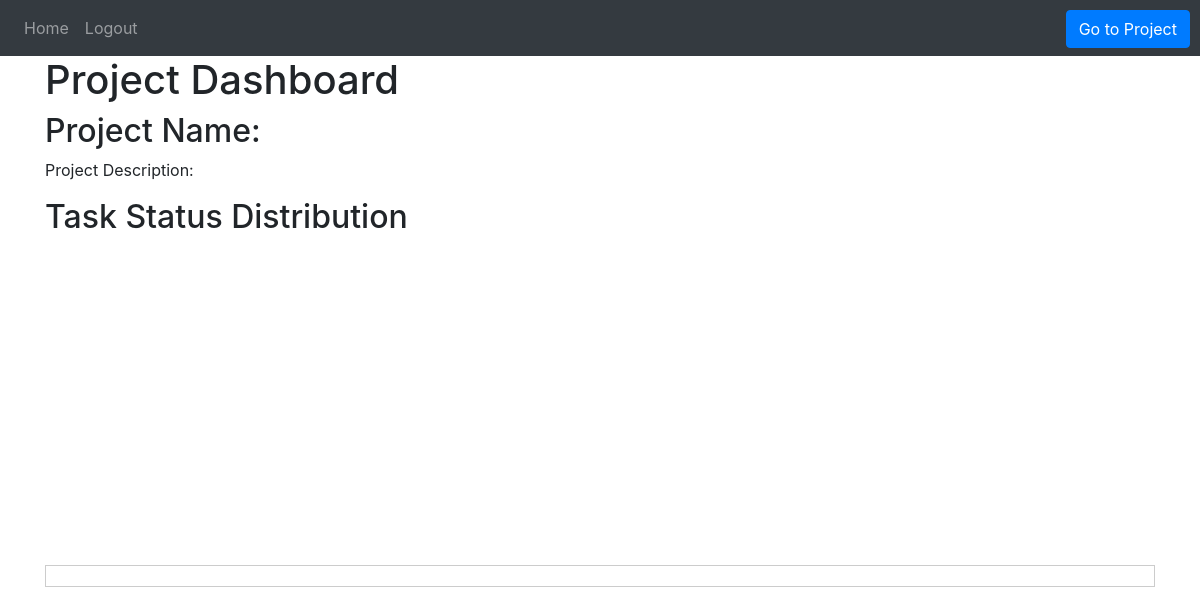
The page /dashboard?project_id=10 (signed in) on the database as committed earlier.
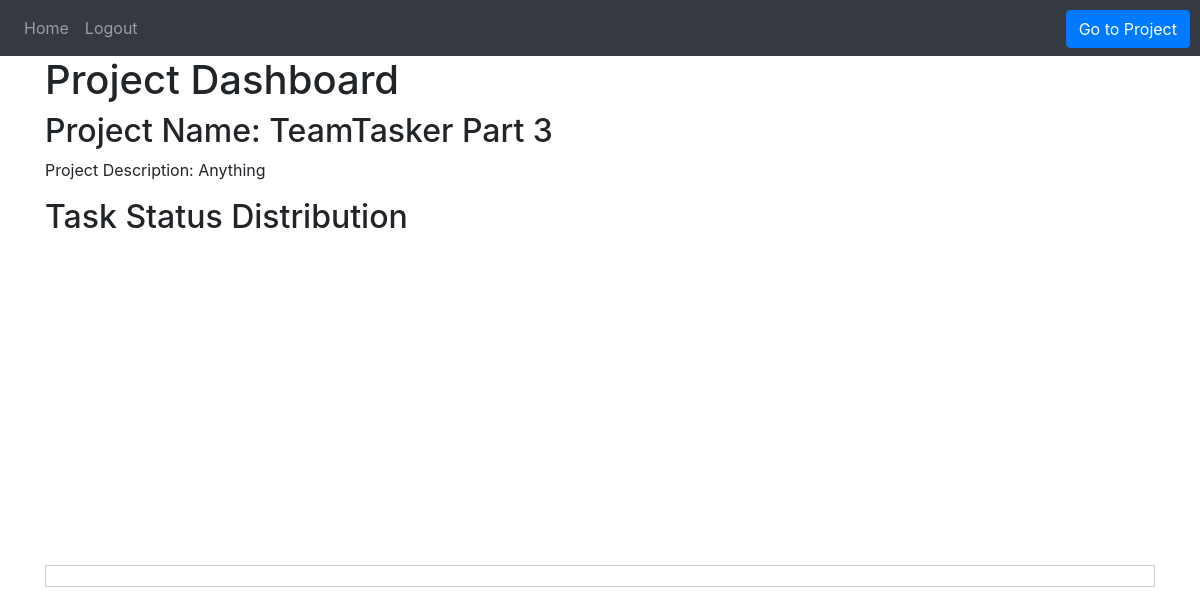
The same page on the database as committed later.
### Website/models.py (models this page shows)
class Project(db.Model):
    id = db.Column(db.Integer, primary_key=True)
    name = db.Column(db.String(10000))
    description = db.Column(db.String(10000))
    user_id = db.Column(db.Integer, db.ForeignKey('user.id'))
    projecttable = db.relationship('Projecttable', backref='project', foreign_keys='Projecttable.project_id')
    shared_project_id = db.relationship('SharedProject', foreign_keys='SharedProject.project_id')
    shared_project_name = db.relationship('SharedProject', foreign_keys='SharedProject.project_name')

### Website/views.py (the view)
@views.route('/dashboard', methods=['GET', 'POST'])
@login_required
def dashboard():
    shared_projects = request.args.get('shared_projects')
    project_id = request.args.get('project_id')
    project_id = int(project_id) if project_id else None
    projects = Project.query.filter_by(id=project_id).first()
    project_tables = Projecttable.query.filter_by(project_id=project_id).all()
    projecttable_id = [projecttable.id for projecttable in project_tables]
    group_task = Task.query.filter(Task.projecttable_id.in_(projecttable_id)).all()
    task_id = [task.id for task in group_task]
    task_statuses = [task.task_status for task in group_task]
    task_status_counts = dict(Counter(task_statuses))
    group_task_data = [{'task_status': status, 'count': count} for status, count in task_status_counts.items()]
    group_task_task = [{'task_status': task.task_status, 'task_name': task.task_name} for task in group_task]
    group_task_data_json = json.dumps(group_task_data)
    group_task_data_parsed = json.loads(group_task_data_json)
    group_task_json = json.dumps(group_task_task)
    group_task_parsed = json.loads(group_task_json)
    for task_data in group_task_parsed:
        print(f'Task Status: {task_data["task_status"]}')
    if 'nav_dashboard' in request.form:
            return redirect(url_for('views.home', user=current_user,project_id = project_id))
    return render_template("dashboard.html", user=current_user, projects=projects, shared_projects=shared_projects,
                           group_task_data=group_task_data, group_task_data_json=group_task_data_json,group_task_json=group_task_json)

### Website/__init__.py (called while the page is built)
def create_app():
    app = Flask(__name__, static_folder='static')
    app.config['SECRET_KEY'] = 'hjshjhdjah kjshkjdhjs'
    app.config['SQLALCHEMY_DATABASE_URI'] = f'sqlite:///{DB_NAME}'
    db.init_app(app)
    from .views import views
    from .auth import auth
    app.register_blueprint(views, url_prefix='/')
    app.register_blueprint(auth, url_prefix='/')
    from .models import User, Note
    with app.app_context():
        db.create_all()
    login_manager = LoginManager()
    login_manager.login_view = 'auth.login'
    login_manager.init_app(app)
    @login_manager.user_loader
    def load_user(id):
        return User.query.get(int(id))
    return app

### Website/templates/dashboard.html (shortened to what this page needs)
{% extends "base.html" %}
{% block content %}
<html>
    <form method="POST">
        <button  class="btn btn-primary" style="position: absolute; top: 10px; right: 10px;" name = "nav_dashboard">Go to Project</button>
        </form>
    <head>
    </head>
    <body>
        <h1>Project Dashboard</h1>
        <div id="projectInfo">
            <h2>Project Name: <span id="projectName">{{projects.name}}</span></h2>
            <p>Project Description: <span id="projectDescription">{{projects.description}}</span></p>
        </div>
        <h2>Task Status Distribution</h2>
        <div id="taskStatusChart" style="width: 100%; height: 300px;" data-group-task="{{group_task_data_json}}"></div>
        <div class="slideshow-container" group-task="{{group_task_json}}">
        </div>
    </body>
</html>
{% endblock %}

Rows that differ between the two databases and show on the page:
added Project: name "TeamTasker Part 3", description "Anything"
